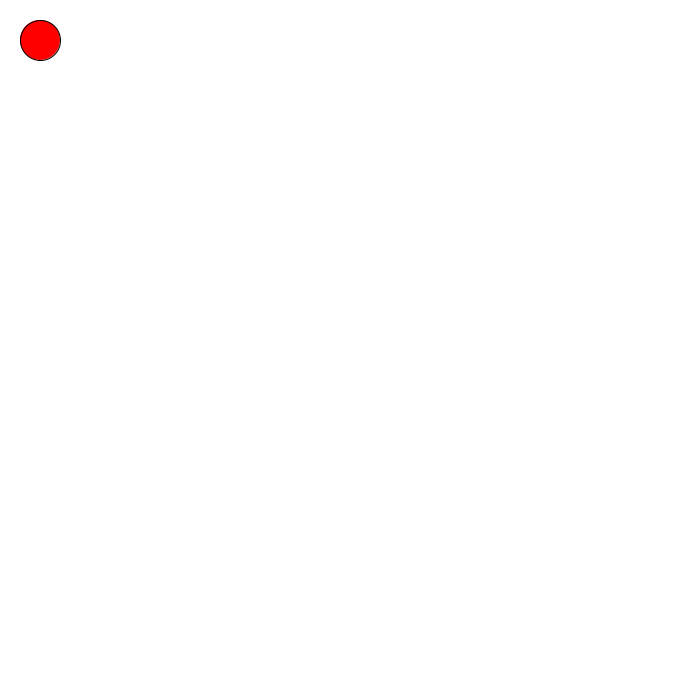
Frame 1 (no input)
Frame 60 (the mouse pressed at the canvas centre just before this capture): identical to frame 1, image omitted
Frame 120 (the mouse held since frame 60 and released just before this capture): identical to frame 1, image omitted

The Processing sketch that drew this single still picture (run headless with seeded random() and noise(); from frame 60 on, the mouse is pressed at the canvas centre):

// Processing sketch: s_k_ysayakala
// ── s_k_ysayakala.pde
void setup(){
size(700,700);


}
int x=40;
int y= 40;
void draw(){
   background(255,255,255);
  fill(255,0,0);
 ellipse(x,y,40,40);
 if(dist(x,y,mouseX,mouseY) < 20){
   x = int(random(700));
   y = int(random(700));
 }

}
